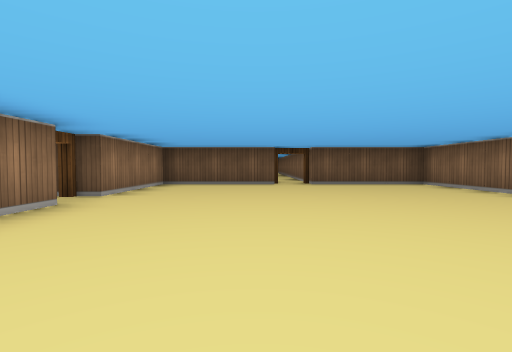
view 1 (above)

20 first-person views from a walk through a cub3D ray-caster map. The camera is about half as high as the walls, tilts 2° down and sees 85° across. The floor is counted in squares. Each view is taken from the middle of a square. On the plan, view 1 faces up. The plan holds only what a view shows up to about 9 squares ahead; the rest is blank.

view 2
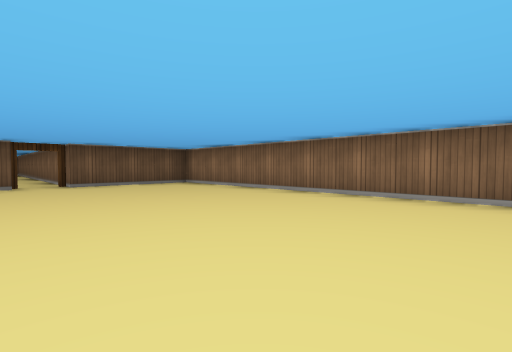

view 3
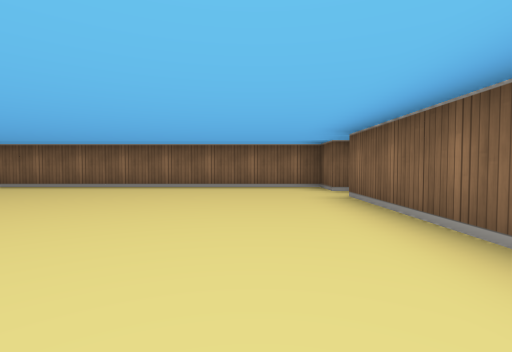

view 4
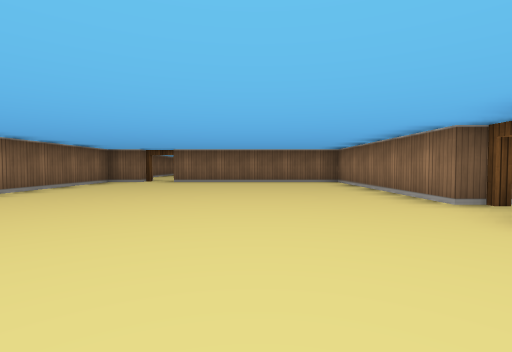

view 5
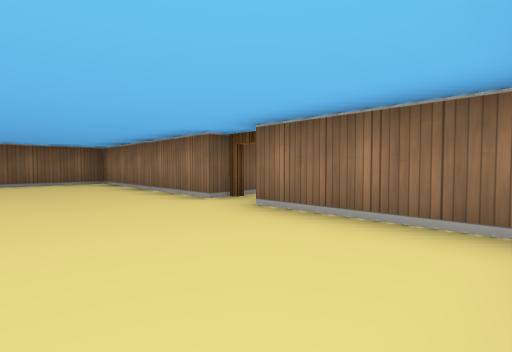

view 6
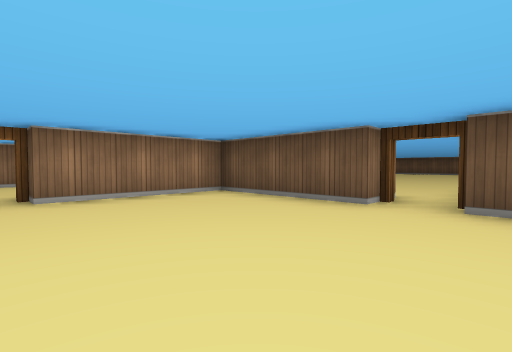

view 7
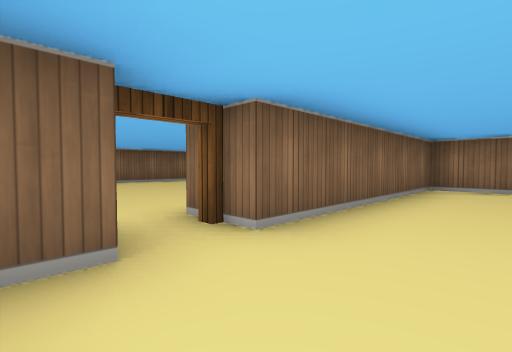

view 8
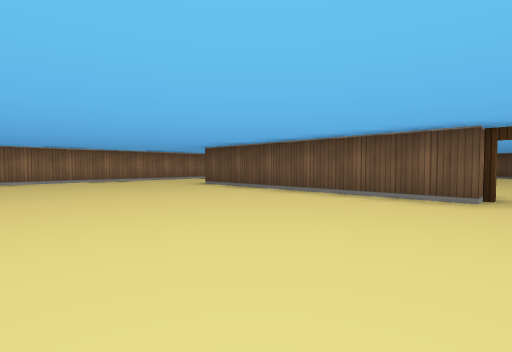

view 9
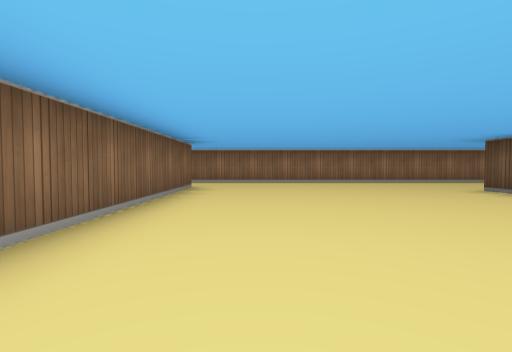

view 10
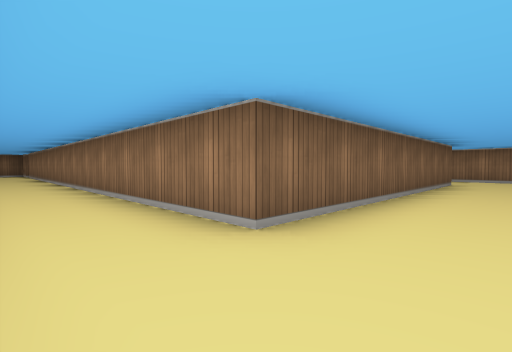

view 11
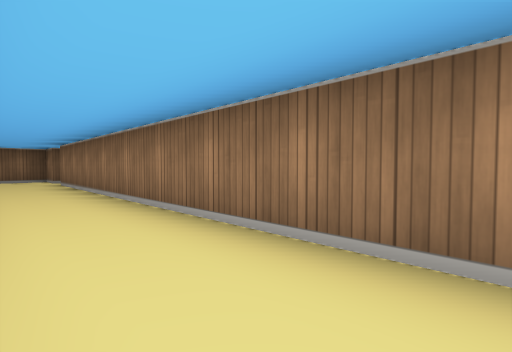

view 12
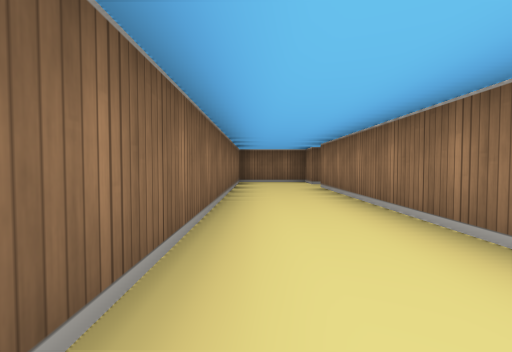

view 13
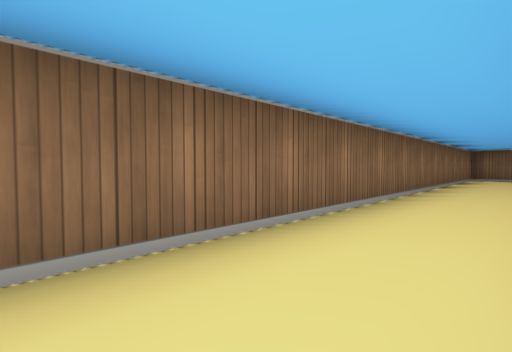

view 14
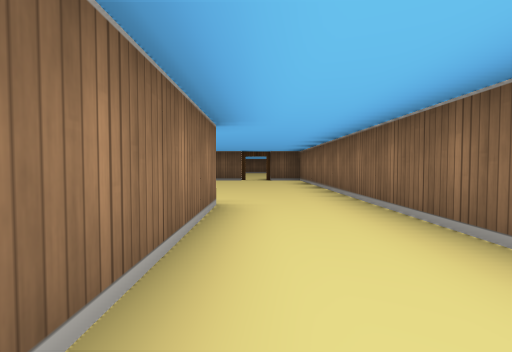

view 15
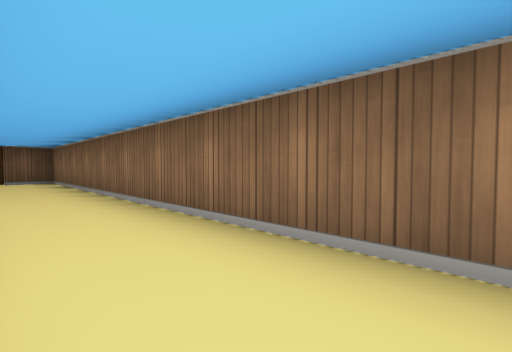

view 16
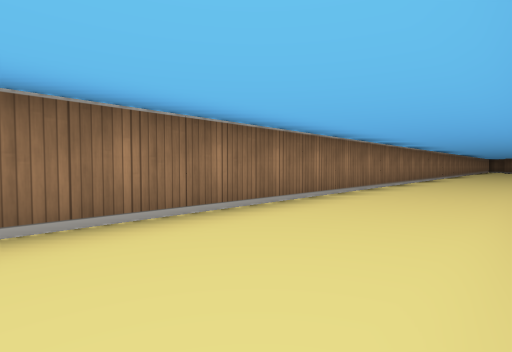

view 17
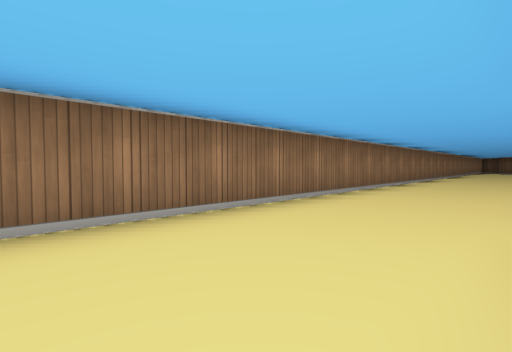

view 18
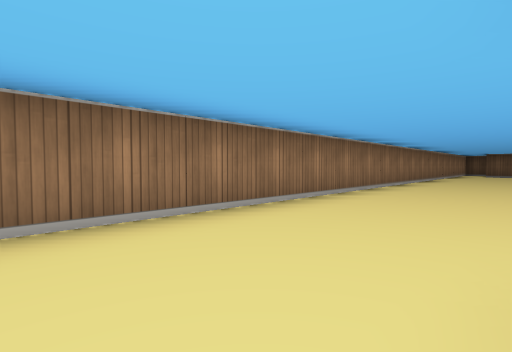

view 19
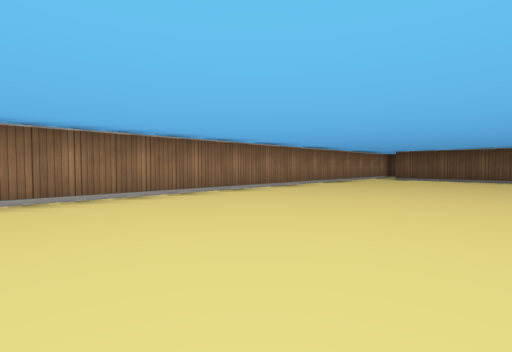

view 20
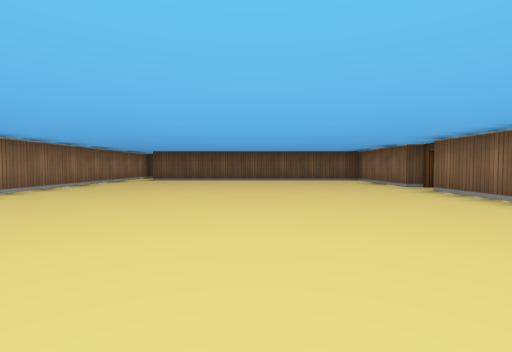

### Floor plan
Points are (right, up) in squares from view 1. A wall is a line through its corners. A room is listed if a view was taken in it or the views show most of it. See-through windows are left out.
Room 1 (views 1, 2, 3, 4, 5, 6, 7)
walls: (-2.5, 3.5) (-2.5, -1.5) (2.5, -1.5); (0.5, 7.5) (-2.5, 7.5) (-2.5, 4.5); (3.5, -1.5) (4.5, -1.5) (4.5, 7.5) (1.5, 7.5)
ways out: open door at (-3, 4) to room 2; open door at (1, 8) to room 2; open door at (3, -2) to room 2
Room 2 (views 8, 9, 10, 11, 12, 13, 14, 15, 16, 17, 18, 19, 20)
walls: (1.5, 7.5) (1.5, 11.2); (2.5, -2.5) (-3.5, -2.5); (-4.5, -8.5) (2.5, -8.5) (2.5, -21.5); (1.5, 16.8) (1.5, 18.5); (1.5, 19.5) (1.5, 22); (-6.5, 22.1) (-6.5, -9); (-2.4, 22.5) (-4.2, 22.5); (2.5, -22.5) (2.5, -23.5) (4.5, -23.5) (4.5, -2.5) (3.5, -2.5)
ways out: open door at (-3, 4) to room 1; open door at (1, 8) to room 1; open door at (3, -2) to room 1; open door at (2, -22); open door at (2, 19)

Where each view was taken, in squares from view 1:
view 1: 0 up, 0 right, facing up
view 2: 0 up, 0 right, facing up-right
view 3: 0 up, 2 left, facing right
view 4: 7 up, 0 right, facing down
view 5: 7 up, 0 right, facing down-left
view 6: 4 up, 2 right, facing up-left
view 7: 0 up, 4 right, facing down-left
view 8: 7 down, 3 right, facing up-left
view 9: 7 down, 2 right, facing left
view 10: 7 down, 4 right, facing down-left
view 11: 13 down, 4 right, facing down-left
view 12: 15 down, 4 right, facing down
view 13: 12 down, 3 right, facing down-right
view 14: 12 down, 3 right, facing up
view 15: 12 down, 3 right, facing up-right
view 16: 3 down, 4 left, facing up-left
view 17: 1 up, 4 left, facing up-left
view 18: 7 up, 4 left, facing up-left
view 19: 12 up, 2 left, facing up-left
view 20: 13 up, 2 left, facing up
